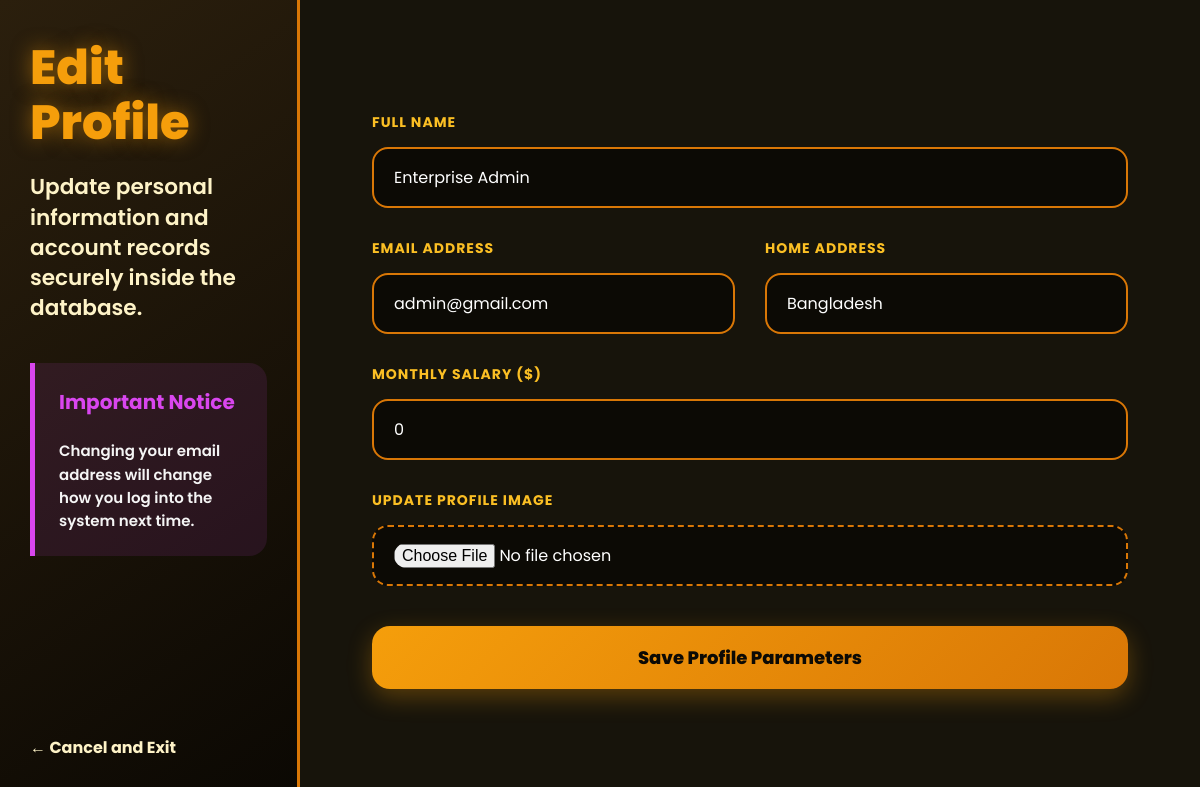
Page /edit_profile/1 (signed in) on the committed database.
### tables this page shows
CREATE TABLE users(
        id INTEGER PRIMARY KEY AUTOINCREMENT,
        employee_id TEXT,
        name TEXT,
        email TEXT,
        password TEXT,
        role TEXT,
        department TEXT,
        address TEXT,
        image TEXT,
        salary TEXT
    );

### app.py (the view, shortened to what this page needs)
@app.route('/edit_profile/<int:user_id>', methods=['GET', 'POST'])
def edit_profile(user_id):
    if not session.get('user_id'):
        return redirect(url_for('login_page'))
    if session.get('role') != 'admin' and session.get('user_id') != user_id:
        return redirect(url_for('login_page'))
    conn = sqlite3.connect("employees.db")
    cursor = conn.cursor()
    cursor.execute("SELECT * FROM users WHERE id=?", (user_id,))
    user = cursor.fetchone()
    conn.close()
    return render_template("edit_profile.html", user=user)

### templates/edit_profile.html (shortened to what this page needs)
<!DOCTYPE html>
<html lang="en">
<head>
</head>
<body>
    <div class="workspace-wrapper">
        <div class="info-panel">
            <div class="info-panel-header">
                <h2>Edit Profile</h2>
                <p>Update personal information and account records securely inside the database.</p>
                <div class="brand-hint">
                    <h4>Important Notice</h4>
                    <p>Changing your email address will change how you log into the system next time.</p>
                </div>
            </div>
            {% if session['role'] == 'admin' %}
                <a href="/admin_dashboard" class="back-link">← Cancel and Exit</a>
            {% else %}
                <a href="/employee_dashboard" class="back-link">← Cancel and Exit</a>
            {% endif %}
        </div>
        <div class="grid-panel">
            <form action="/edit_profile/{{ user[0] }}" method="POST" enctype="multipart/form-data">
                <div class="input-matrix">
                    <div class="matrix-field full-width-field">
                        <label>Full Name</label>
                        <input type="text" name="name" value="{{ user[2] }}" required>
                    </div>
                    <div class="matrix-field">
                        <label>Email Address</label>
                        <input type="email" name="email" value="{{ user[3] }}" required>
                    </div>
                    <div class="matrix-field">
                        <label>Home Address</label>
                        <input type="text" name="address" value="{{ user[7] }}" required>
                    </div>
                    {% if session['role'] == 'admin' %}
                    <div class="matrix-field full-width-field">
                        <label>Monthly Salary ($)</label>
                        <input type="text" name="salary" value="{{ user[9] if user[9] else '0' }}" required>
                    </div>
                    {% else %}
                        <input type="hidden" name="salary" value="{{ user[9] if user[9] else '0' }}">
                    {% endif %}
                    <div class="matrix-field full-width-field">
                        <label>Update Profile Image</label>
                        <div class="file-upload-box">
                            <input type="file" name="image">
                        </div>
                    </div>
                </div>
                <div class="submit-container">
                    <button type="submit">Save Profile Parameters</button>
                </div>
            </form>
        </div>
    </div>
</body>
</html>

### templates/edit_profile.html (style rules this page uses)
* { margin: 0; padding: 0; box-sizing: border-box; font-family: 'Poppins', sans-serif; }
body { background: #0c0a05; min-height: 100vh; width: 100vw; display: flex; color: white; overflow-x: hidden; }
.workspace-wrapper { display: flex; width: 100%; min-height: 100vh; background: #17140b; flex-direction: row; }
.info-panel { width: 25%; background: linear-gradient(145deg, #2b1f0d, #0b0803); padding: 40px 30px; display: flex; flex-direction: column; justify-content: space-between; border-right: 3px solid #d97706; position: fixed; height: 100vh; left: 0; top: 0; }
.info-panel-header h2 { font-size: clamp(32px, 4vw, 52px); font-weight: 800; color: #f59e0b; line-height: 1.15; text-shadow: 0 0 20px rgba(245, 158, 11, 0.5); }
.info-panel-header p { font-size: clamp(16px, 1.8vw, 22px); color: #fef3c7; margin-top: 22px; font-weight: 600; line-height: 1.4; }
.brand-hint { background: rgba(217, 70, 239, 0.1); border-left: 5px solid #d946ef; padding: 24px; border-radius: 0 18px 18px 0; margin-top: 40px; }
.brand-hint h4 { color: #d946ef; font-size: 20px; font-weight: 700; margin-bottom: 10px; }
.brand-hint p { color: #f5f5f5; font-size: 15px; line-height: 1.55; }
.grid-panel { width: 75%; margin-left: 25%; padding: 60px clamp(20px, 6vw, 100px); display: flex; flex-direction: column; justify-content: center; }
form { width: 100%; }
.input-matrix { display: grid; grid-template-columns: repeat(2, 1fr); gap: 30px; width: 100%; }
.full-width-field { grid-column: span 2; }
.matrix-field { display: flex; flex-direction: column; }
.matrix-field label { font-size: 14px; font-weight: 700; color: #fbbf24; margin-bottom: 14px; text-transform: uppercase; letter-spacing: 1px; }
.matrix-field input, .matrix-field select { width: 100%; padding: 16px 20px; border-radius: 16px; border: 2px solid #d97706; background: #0c0a05; color: white; font-size: 16px; outline: none; transition: 0.3s; }
.file-upload-box { background: #0c0a05; border: 2px dashed #d97706; border-radius: 16px; padding: 16px 20px; display: flex; align-items: center; cursor: pointer; transition: 0.3s; overflow: hidden; }
.file-upload-box input[type="file"] { border: none; background: transparent; padding: 0; margin: 0; cursor: pointer; font-size: 16px; width: 100%; }
.submit-container { margin-top: 40px; display: flex; align-items: center; width: 100%; }
button { width: 100%; padding: 18px; background: linear-gradient(135deg, #f59e0b, #d97706); color: #0c0a05; border: none; border-radius: 18px; font-size: 18px; font-weight: 800; cursor: pointer; transition: 0.3s; box-shadow: 0 8px 25px rgba(245, 158, 11, 0.3); }
.back-link { color: #fef3c7; text-decoration: none; font-size: 16px; font-weight: 700; white-space: nowrap; transition: 0.2s; margin-top: 20px; }

### rows in the picture
users: name "Enterprise Admin", email "admin@gmail.com", address "Bangladesh", salary "0"
